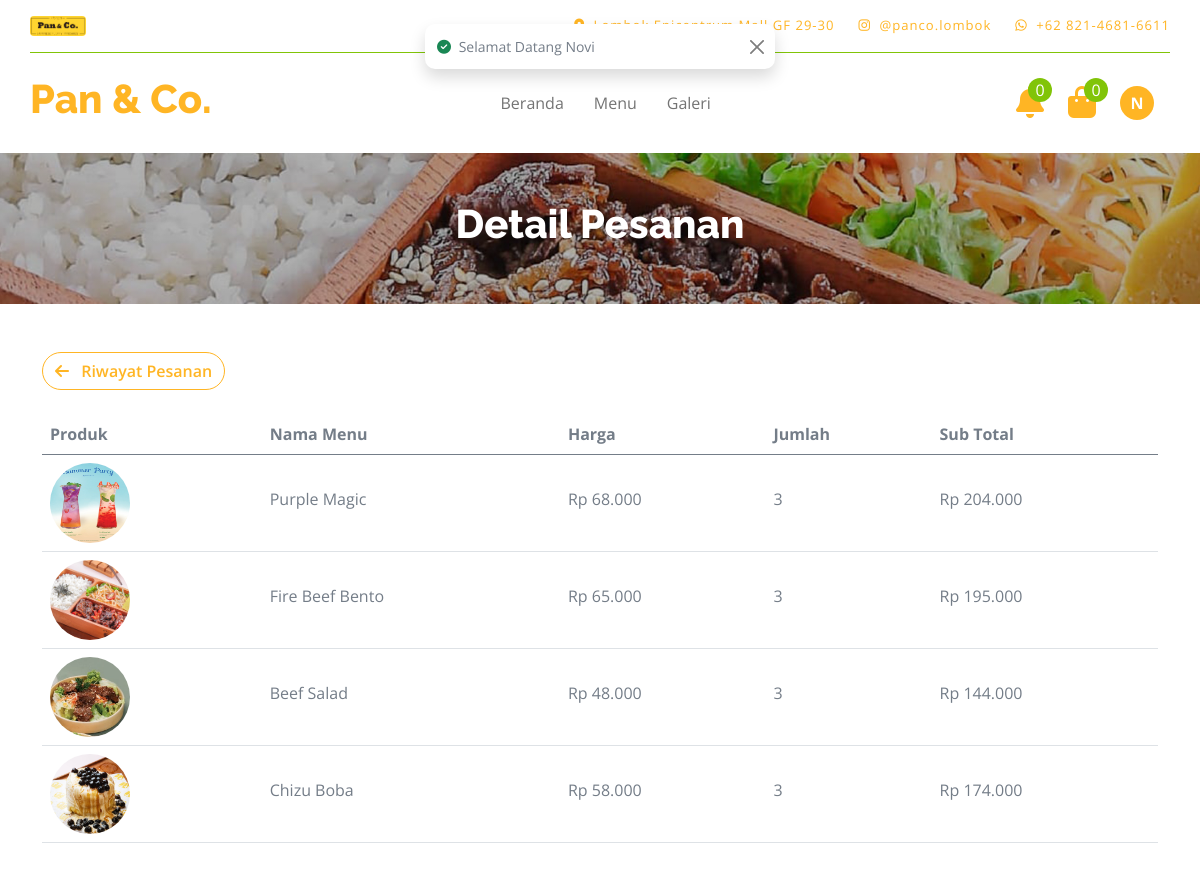
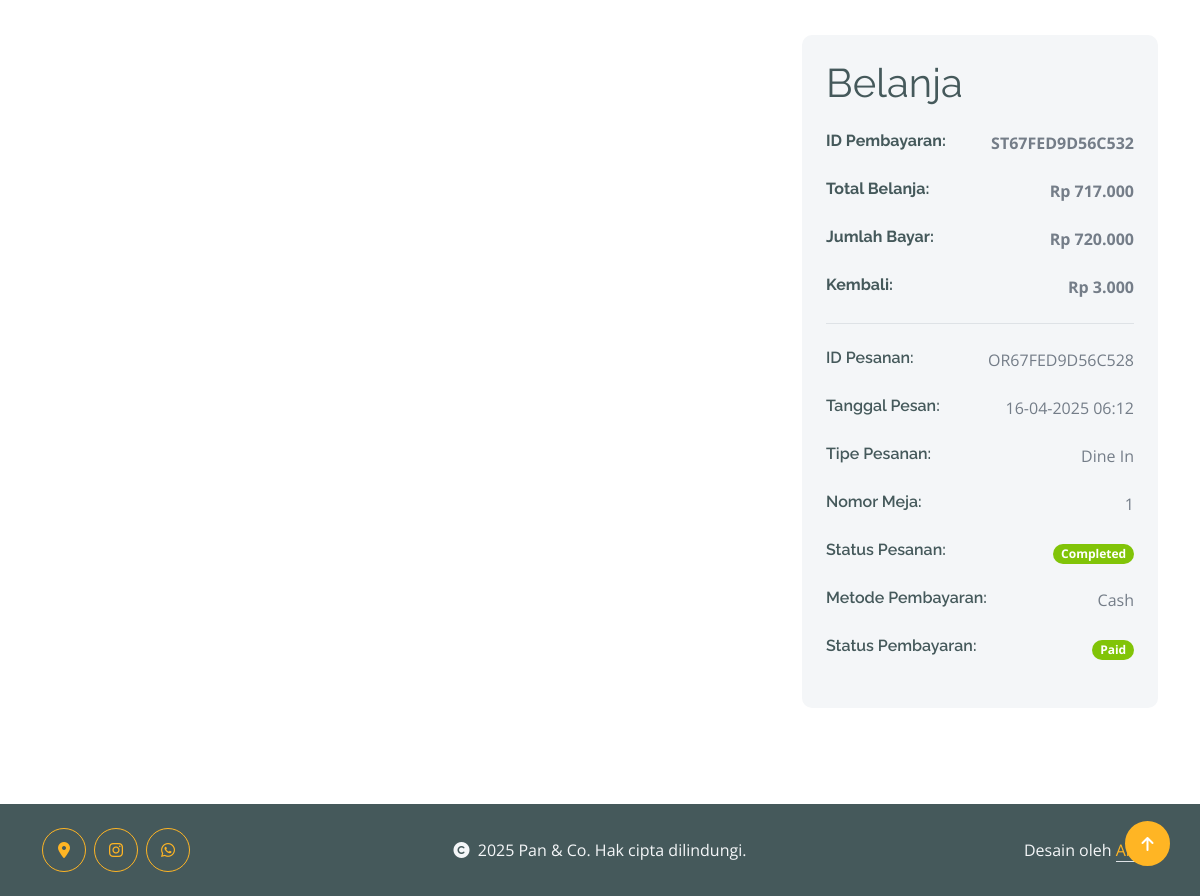
Screenshot of /user/order-detail.php?order-id=OR67FED9D56C528 (signed in) with the database file from the repository (2 pictures, top to bottom).
### tables this page shows
CREATE TABLE `keranjang` (
  `id_keranjang` int NOT NULL,
  `id_user` char(13) DEFAULT NULL,
  `id_pesanan` char(15) DEFAULT NULL,
  `id_menu` int DEFAULT NULL,
  `jumlah` int DEFAULT NULL,
  `status` enum('Belum Dipesan','Sudah Dipesan') NOT NULL
);

CREATE TABLE `menu` (
  `id_menu` int NOT NULL,
  `tanggal_buat` datetime DEFAULT NULL,
  `nama_menu` varchar(255) DEFAULT NULL,
  `kategori` enum('Dessert','Hot Kitchen','Drink') NOT NULL,
  `harga` bigint DEFAULT NULL,
  `deskripsi` text,
  `status` enum('Tersedia','Tidak Tersedia') NOT NULL,
  `gambar` varchar(255) DEFAULT NULL
);

CREATE TABLE `pembayaran` (
  `id_pembayaran` char(15) NOT NULL,
  `id_pesanan` char(15) DEFAULT NULL,
  `id_user` char(13) DEFAULT NULL,
  `tanggal` datetime DEFAULT NULL,
  `metode_pembayaran` enum('','Cash','Debit Card','QRIS') NOT NULL,
  `jumlah_pembayaran` bigint DEFAULT NULL,
  `status` enum('Unpaid','Paid','Rejected') NOT NULL
);

CREATE TABLE `pesanan` (
  `id_pesanan` char(15) NOT NULL,
  `id_user` char(13) DEFAULT NULL,
  `tanggal` datetime DEFAULT NULL,
  `tipe_pesanan` enum('Dine In','Takeaway') NOT NULL,
  `nomor_meja` char(7) DEFAULT NULL,
  `total_pembayaran` bigint DEFAULT NULL,
  `status` enum('Pending','Confirmed','In Progress','Completed','Cancelled') NOT NULL
);

### config/config.php (called while the page is built, shortened)
<?php
$base_url = 'http://localhost/restaurant-order-system';
function base_url($path = '')
{
    global $base_url;
    return rtrim($base_url, '/') . '/' . ltrim($path, '/');
}
function get_image_url($url_gambar)
{
    $path_gambar = $_SERVER['DOCUMENT_ROOT'] . parse_url($url_gambar, PHP_URL_PATH);
    return $url_gambar;
}

### user/order-detail.php (the view, shortened to what this page needs)
<?php
include('../config/config.php');
$id_user = $_SESSION['id_user'];
$id_pesanan = $_GET['order-id'];
$sql_keranjang = "SELECT * FROM keranjang INNER JOIN menu
                  ON keranjang.id_menu=menu.id_menu
                  WHERE keranjang.id_pesanan='$id_pesanan'
                  AND keranjang.id_user='$id_user'
                  ORDER BY keranjang.id_keranjang ASC";
$query_keranjang = mysqli_query($koneksi, $sql_keranjang);
$title = 'Detail Pesanan';
?>
<div class="container-fluid page-header py-5">
    <h1 class="text-center text-white display-6"><?= $title; ?></h1>
</div>
<div class="container-fluid py-5">
    <div class="container">
        <div class="d-flex justify-content-between gap-2 mb-4">
            <a href="<?= base_url('user/order.php'); ?>" class="btn btn-outline-secondary rounded-pill"><i class="fas fa-arrow-left me-2"></i> Riwayat Pesanan</a>
        </div>
        <?php if (mysqli_num_rows($query_keranjang) > 0): ?>
            <div class="table-responsive">
                <table class="table table-hover" style="white-space: nowrap !important;">
                    <thead>
                        <tr>
                            <th scope="col">Produk</th>
                            <th scope="col">Nama Menu</th>
                            <th scope="col">Harga</th>
                            <th scope="col">Jumlah</th>
                            <th scope="col">Sub Total</th>
                        </tr>
                    </thead>
                    <tbody>
                        <?php while ($data_keranjang = mysqli_fetch_array($query_keranjang)): ?>
                            <tr>
                                <th scope="row">
                                    <div class="d-flex align-items-center">
                                        <img src="<?= get_image_url(base_url('assets/uploads/menu/' . $data_keranjang['gambar'])); ?>" class="rounded-circle" style="width: 80px; height: 80px;" alt="<?= $data_keranjang['nama_menu']; ?>">
                                    </div>
                                </th>
                                <td>
                                    <p class="mb-0 mt-4"><?= $data_keranjang['nama_menu']; ?></p>
                                </td>
                                <td>
                                    <p class="mb-0 mt-4"><?= 'Rp ' . number_format($data_keranjang['harga'], 0, ',', '.'); ?></p>
                                </td>
                                <td>
                                    <p class="mb-0 mt-4"><?= $data_keranjang['jumlah']; ?></p>
                                </td>
                                <td>
                                    <p class="mb-0 mt-4">
                                        <?php
                                        $subtotal = $data_keranjang['harga'] * $data_keranjang['jumlah'];
                                        echo 'Rp ' . number_format($subtotal, 0, ',', '.');
                                        ?>
                                    </p>
                                </td>
                            </tr>
                        <?php endwhile ?>
                    </tbody>
                </table>
            </div>
            <div class="row g-4 justify-content-end mt-5">
                <div class="col-8"></div>
                <div class="col-sm-8 col-md-7 col-lg-6 col-xl-4">
                    <div class="bg-light rounded">
                        <div class="p-4">
                            <h1 class="display-6 mb-4"><span class="fw-normal">Belanja</span></h1>
                            <?php
                            $sql_pesanan = "SELECT pesanan.*,
                                                    pembayaran.id_pembayaran AS id_pembayaran,
                                                    pembayaran.status AS status_pembayaran,
                                                    pembayaran.metode_pembayaran AS metode_pembayaran,
                                                    pembayaran.jumlah_pembayaran AS jumlah_pembayaran
                                            FROM pesanan
                                            INNER JOIN pembayaran ON pesanan.id_pesanan = pembayaran.id_pesanan
                                            WHERE pesanan.id_pesanan = '$id_pesanan' AND pesanan.id_user = '$id_user'";
                            $query_pesanan = mysqli_query($koneksi, $sql_pesanan);
                            $data_pesanan = mysqli_fetch_array($query_pesanan);
                            ?>
                            <?php if ($data_pesanan['status_pembayaran'] === 'Paid'): ?>
                                <div class="d-flex justify-content-between mb-4">
                                    <h6 class="mb-0 fw-bold me-4">ID Pembayaran:</h6>
                                    <p class="mb-0 fw-bold">
                                        <?= $data_pesanan['id_pembayaran']; ?>
                                    </p>
                                </div>
                                <div class="d-flex justify-content-between mb-4">
                                    <h6 class="mb-0 fw-bold me-4">Total Belanja:</h6>
                                    <p class="mb-0 fw-bold">
                                        <?= 'Rp ' . number_format($data_pesanan['total_pembayaran'], 0, ',', '.'); ?>
                                    </p>
                                </div>
                                <div class="d-flex justify-content-between mb-4">
                                    <h6 class="mb-0 fw-bold me-4">Jumlah Bayar:</h6>
                                    <p class="mb-0 fw-bold">
                                        <?= 'Rp ' . number_format($data_pesanan['jumlah_pembayaran'], 0, ',', '.'); ?>
                                    </p>
                                </div>
                                <div class="d-flex justify-content-between border-bottom pb-4 mb-4">
                                    <h6 class="mb-0 fw-bold me-4">Kembali:</h6>
                                    <p class="mb-0 fw-bold">
                                        <?= 'Rp ' . number_format(($data_pesanan['jumlah_pembayaran'] - $data_pesanan['total_pembayaran']), 0, ',', '.'); ?>
                                    </p>
                                </div>
                            <?php endif ?>
                            <div class="d-flex justify-content-between mb-4">
                                <h6 class="mb-0 me-4">ID Pesanan:</h6>
                                <p class="mb-0"><?= $data_pesanan['id_pesanan']; ?></p>
                            </div>
                            <div class="d-flex justify-content-between mb-4">
                                <h6 class="mb-0 me-4">Tanggal Pesan:</h6>
                                <p class="mb-0"><?= date('d-m-Y H:i', strtotime($data_pesanan['tanggal'])); ?></p>
                            </div>
                            <div class="d-flex justify-content-between mb-4">
                                <h6 class="mb-0 me-4">Tipe Pesanan:</h6>
                                <p class="mb-0"><?= $data_pesanan['tipe_pesanan']; ?></p>
                            </div>
                            <?php if ($data_pesanan['tipe_pesanan'] !== 'Takeaway'): ?>
                                <div class="d-flex justify-content-between mb-4">
                                    <h6 class="mb-0 me-4">Nomor Meja:</h6>
                                    <p class="mb-0"><?= $data_pesanan['nomor_meja']; ?></p>
                                </div>
                            <?php endif ?>
                            <div class="d-flex justify-content-between mb-4">
                                <h6 class="mb-0 me-4">Status Pesanan:</h6>
                                <p class="mb-0">
                                    <?php if ($data_pesanan['status'] == 'Pending'): ?>
                                        <span class="badge bg-warning">Pending</span>
                                    <?php elseif ($data_pesanan['status'] == 'Confirmed'): ?>
                                        <span class="badge bg-success">Confirmed</span>
                                    <?php elseif ($data_pesanan['status'] == 'In Progress'): ?>
                                        <span class="badge bg-info">In Progress</span>
                                    <?php elseif ($data_pesanan['status'] == 'Completed'): ?>
                                        <span class="badge bg-primary">Completed</span>
                                    <?php elseif ($data_pesanan['status'] == 'Cancelled'): ?>
                                        <span class="badge bg-danger">Cancelled</span>
                                    <?php endif; ?>
                                </p>
                            </div>
                            <?php if ($data_pesanan['status'] != 'Cancelled'): ?>
                                <?php if (!empty($data_pesanan['metode_pembayaran'])): ?>
                                    <div class="d-flex justify-content-between mb-4">
                                        <h6 class="mb-0 me-4">Metode Pembayaran:</h6>
                                        <p class="mb-0"><?= $data_pesanan['metode_pembayaran']; ?></p>
                                    </div>
                                <?php endif ?>
                                <div class="d-flex justify-content-between mb-4">
                                    <h6 class="mb-0 me-4">Status Pembayaran:</h6>
                                    <p class="mb-0">
                                        <?php if ($data_pesanan['status_pembayaran'] == 'Unpaid'): ?>
                                            <span class="badge bg-danger">Unpaid</span>
                                        <?php elseif ($data_pesanan['status_pembayaran'] == 'Paid'): ?>
                                            <span class="badge bg-primary">Paid</span>
                                        <?php elseif ($data_pesanan['status_pembayaran'] == 'Rejected'): ?>
                                            <span class="badge bg-danger">Rejected</span>
                                        <?php endif; ?>
                                    </p>
                                </div>
                            <?php endif ?>
                        </div>
                    </div>
                </div>
            </div>
        <?php
        else:
            include('components/empty-cart.php');
        endif;
        ?>
    </div>
</div>
<?php
include('layout.php');
?>

### assets/user/css/style.css (style rules this page uses)
.btn { font-weight: 600; transition: .5s; }
.page-header { position: relative; background: linear-gradient(rgba(0, 0, 0, 0.3), rgba(0, 0, 0, 0.3)), url(../img/page-header-img.jpg); background-position: center center; background-repeat: no-repeat; background-size: cover; }
@media (min-width: 992px) { .hero-header, .page-header { margin-top: 152px !important; } }

### rows the page displays
keranjang: id_menu.gambar (picture), id_menu.nama_menu "Purple Magic", id_menu.harga "68.000", jumlah "3", subtotal "204.000"
keranjang: id_menu.gambar (picture), id_menu.nama_menu "Fire Beef Bento", id_menu.harga "65.000", jumlah "3", subtotal "195.000"
keranjang: id_menu.gambar (picture), id_menu.nama_menu "Beef Salad", id_menu.harga "48.000", jumlah "3", subtotal "144.000"
keranjang: id_menu.gambar (picture), id_menu.nama_menu "Chizu Boba", id_menu.harga "58.000", jumlah "3", subtotal "174.000"
pembayaran: id_pembayaran "ST67FED9D56C532", id_pesanan.total_pembayaran "717.000", jumlah_pembayaran "720.000", jumlah_pembayaran.total_pembayaran "3.000", id_pesanan.id_pesanan "OR67FED9D56C528", id_pesanan.tanggal "16-04-2025 06:12", id_pesanan.tipe_pesanan "Dine In", id_pesanan.nomor_meja "1", metode_pembayaran "Cash"

### other values shown
$data_item "0"
substr($_SESSION['nama_lengkap'], 0, 1) "N"
$title "Detail Pesanan"
$_SESSION['toast-success'] "Selamat Datang Novi"
